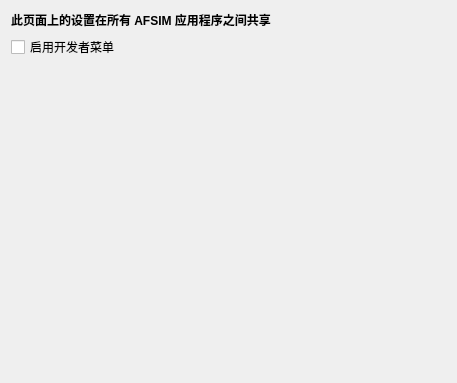
<?xml version="1.0" encoding="UTF-8"?>
<ui version="4.0">
 <class>WkfDebugPrefWidget</class>
 <widget class="QWidget" name="WkfDebugPrefWidget">
  <property name="geometry">
   <rect>
    <x>0</x>
    <y>0</y>
    <width>457</width>
    <height>383</height>
   </rect>
  </property>
  <property name="windowTitle">
   <string>开发者工具</string>
  </property>
  <layout class="QVBoxLayout" name="verticalLayout">
   <item>
    <widget class="QLabel" name="label">
     <property name="font">
      <font>
       <weight>75</weight>
       <bold>true</bold>
      </font>
     </property>
     <property name="text">
      <string>此页面上的设置在所有 AFSIM 应用程序之间共享</string>
     </property>
    </widget>
   </item>
   <item>
    <widget class="QCheckBox" name="mDeveloperMenu">
     <property name="text">
      <string>启用开发者菜单</string>
     </property>
    </widget>
   </item>
   <item>
    <spacer name="verticalSpacer">
     <property name="orientation">
      <enum>Qt::Vertical</enum>
     </property>
     <property name="sizeHint" stdset="0">
      <size>
       <width>20</width>
       <height>40</height>
      </size>
     </property>
    </spacer>
   </item>
  </layout>
 </widget>
 <resources/>
 <connections/>
</ui>
